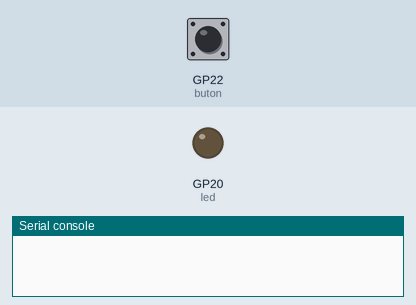
Simulated run of this program. Board: Raspberry Pi Pico running MicroPython. Parts: output pins drawn as LEDs (lit = HIGH), the last lines printed to the serial console. Inputs (shaded band) come from the test bench; at power-on: GP22 (buton) LOW.

Above: at 1.2 s.
1.3 s: GP22 (buton) pulled HIGH for 0.15 s
At 4.1 s:
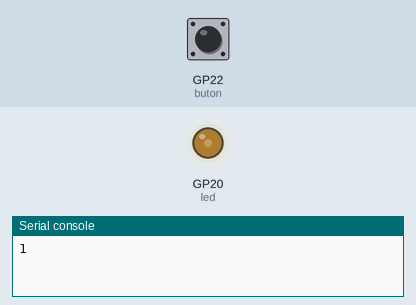
4.4 s: GP22 (buton) pulled HIGH for 1 s
At 7.6 s:
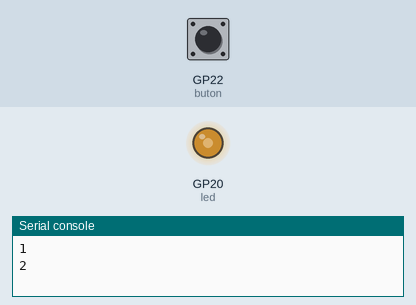
7.9 s: GP22 (buton) pulled HIGH for 0.15 s
At 10.3 s:
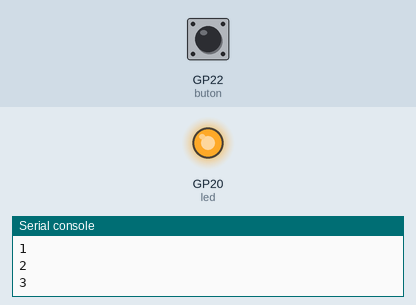
Timing chart, 0 to 11.8 s (numbered marks = the images above; inputs shaded):
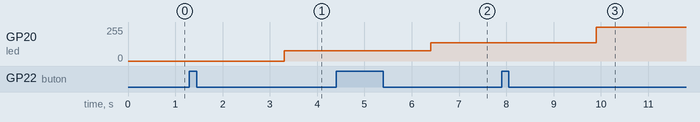

The program:

6_pwm_uygulama_2.py
```python
import machine
import utime

led = machine.Pin(20,machine.Pin.OUT)

pwm = machine.PWM(led)
pwm.freq(25000)
buton = machine.Pin(22,machine.Pin.IN,machine.Pin.PULL_DOWN)

x= 0

while True:
    if buton.value()==1:
        x+=1
        print(x)
        utime.sleep(2)
    if x==1:
        pwm.duty_u16(20000)
    elif( x==2):
        pwm.duty_u16(35000)
    elif( x==3):
        pwm.duty_u16(65000)
    elif( x==4):
        pwm.duty_u16(0)
        x = 0
```

Measured:
- after the input at 1.3 s, GP20 (led): 0/255 → 78/255 after 2.0 s
- after the input at 4.4 s, GP20 (led): 78/255 → 136/255 after 2.0 s
- after the input at 7.9 s, GP20 (led): 136/255 → 253/255 after 2.0 s
